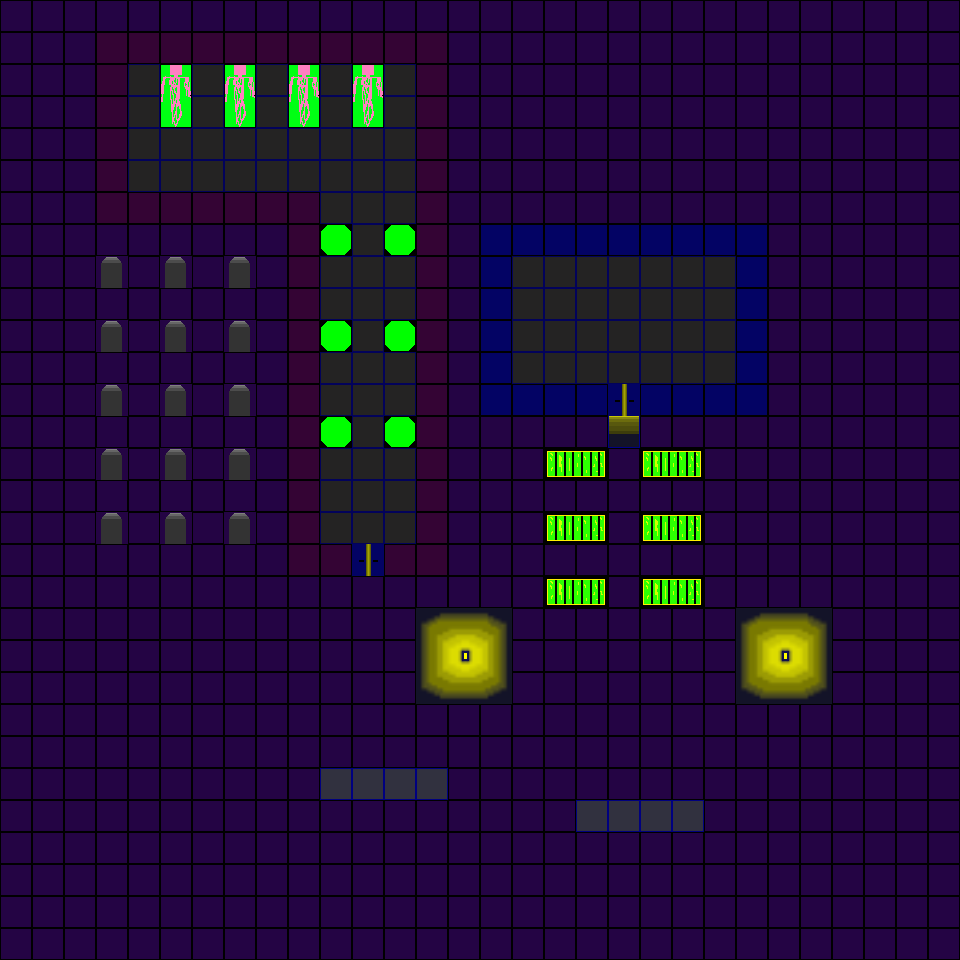

This game map was drawn from its Tiled (.tmx) file and the tilesets committed beside it. A one-line description and the full map source follow:
An orthogonal 30x30 tile map with 32x32 px tiles, 1 tile layer (Слой тайлов 1), 12 tilesets.

<map version="1.2" tiledversion="1.3.1" orientation="orthogonal" renderorder="right-down" compressionlevel="-1" width="30" height="30" tilewidth="32" tileheight="32" infinite="0" nextlayerid="2" nextobjectid="1">
 <tileset firstgid="1" source="krissalids_nights.tsx" />
 <tileset firstgid="2" source="eliri.tsx" />
 <tileset firstgid="4" source="blue wall.tsx" />
 <tileset firstgid="5" source="doorl.tsx" />
 <tileset firstgid="6" source="fonar.tsx" />
 <tileset firstgid="15" source="wall2.tsx" />
 <tileset firstgid="16" source="mrak_light.tsx" />
 <tileset firstgid="17" source="standart_floor.tsx" />
 <tileset firstgid="18" source="mogila.tsx" />
 <tileset firstgid="19" source="wall1.tsx" />
 <tileset firstgid="20" source="laba.tsx" />
 <tileset firstgid="22" source="el_cil.tsx" />
 <layer id="1" name="Слой тайлов 1" width="30" height="30">
  <data encoding="csv">
1,1,1,1,1,1,1,1,1,1,1,1,1,1,1,1,1,1,1,1,1,1,1,1,1,1,1,1,1,1,
1,1,1,19,19,19,19,19,19,19,19,19,19,19,1,1,1,1,1,1,1,1,1,1,1,1,1,1,1,1,
1,1,1,19,17,20,17,20,17,20,17,20,17,19,1,1,1,1,1,1,1,1,1,1,1,1,1,1,1,1,
1,1,1,19,17,21,17,21,17,21,17,21,17,19,1,1,1,1,1,1,1,1,1,1,1,1,1,1,1,1,
1,1,1,19,17,17,17,17,17,17,17,17,17,19,1,1,1,1,1,1,1,1,1,1,1,1,1,1,1,1,
1,1,1,19,17,17,17,17,17,17,17,17,17,19,1,1,1,1,1,1,1,1,1,1,1,1,1,1,1,1,
1,1,1,19,19,19,19,19,19,19,17,17,17,19,1,1,1,1,1,1,1,1,1,1,1,1,1,1,1,1,
1,1,1,1,1,1,1,1,1,19,22,17,22,19,1,4,4,4,4,4,4,4,4,4,1,1,1,1,1,1,
1,1,1,18,1,18,1,18,1,19,17,17,17,19,1,4,17,17,17,17,17,17,17,4,1,1,1,1,1,1,
1,1,1,1,1,1,1,1,1,19,17,17,17,19,1,4,17,17,17,17,17,17,17,4,1,1,1,1,1,1,
1,1,1,18,1,18,1,18,1,19,22,17,22,19,1,4,17,17,17,17,17,17,17,4,1,1,1,1,1,1,
1,1,1,1,1,1,1,1,1,19,17,17,17,19,1,4,17,17,17,17,17,17,17,4,1,1,1,1,1,1,
1,1,1,18,1,18,1,18,1,19,17,17,17,19,1,4,4,4,4,5,4,4,4,4,1,1,1,1,1,1,
1,1,1,1,1,1,1,1,1,19,22,17,22,19,1,1,1,1,1,2684354576,1,1,1,1,1,1,1,1,1,1,
1,1,1,18,1,18,1,18,1,19,17,17,17,19,1,1,1,2,3,1,2,3,1,1,1,1,1,1,1,1,
1,1,1,1,1,1,1,1,1,19,17,17,17,19,1,1,1,1,1,1,1,1,1,1,1,1,1,1,1,1,
1,1,1,18,1,18,1,18,1,19,17,17,17,19,1,1,1,2,3,1,2,3,1,1,1,1,1,1,1,1,
1,1,1,1,1,1,1,1,1,19,19,5,19,19,1,1,1,1,1,1,1,1,1,1,1,1,1,1,1,1,
1,1,1,1,1,1,1,1,1,1,1,1,1,1,1,1,1,2,3,1,2,3,1,1,1,1,1,1,1,1,
1,1,1,1,1,1,1,1,1,1,1,1,1,6,7,8,1,1,1,1,1,1,1,6,7,8,1,1,1,1,
1,1,1,1,1,1,1,1,1,1,1,1,1,9,10,11,1,1,1,1,1,1,1,9,10,11,1,1,1,1,
1,1,1,1,1,1,1,1,1,1,1,1,1,12,13,14,1,1,1,1,1,1,1,12,13,14,1,1,1,1,
1,1,1,1,1,1,1,1,1,1,1,1,1,1,1,1,1,1,1,1,1,1,1,1,1,1,1,1,1,1,
1,1,1,1,1,1,1,1,1,1,1,1,1,1,1,1,1,1,1,1,1,1,1,1,1,1,1,1,1,1,
1,1,1,1,1,1,1,1,1,1,15,15,15,15,1,1,1,1,1,1,1,1,1,1,1,1,1,1,1,1,
1,1,1,1,1,1,1,1,1,1,1,1,1,1,1,1,1,1,15,15,15,15,1,1,1,1,1,1,1,1,
1,1,1,1,1,1,1,1,1,1,1,1,1,1,1,1,1,1,1,1,1,1,1,1,1,1,1,1,1,1,
1,1,1,1,1,1,1,1,1,1,1,1,1,1,1,1,1,1,1,1,1,1,1,1,1,1,1,1,1,1,
1,1,1,1,1,1,1,1,1,1,1,1,1,1,1,1,1,1,1,1,1,1,1,1,1,1,1,1,1,1,
1,1,1,1,1,1,1,1,1,1,1,1,1,1,1,1,1,1,1,1,1,1,1,1,1,1,1,1,1,1
</data>
 </layer>
</map>
